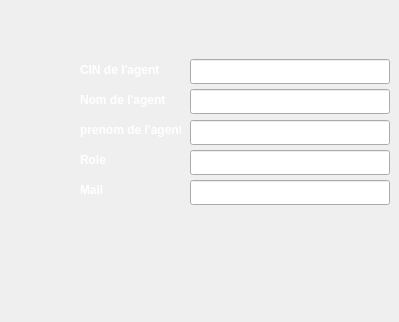
    <widget class="QWidget" name="page_11">
     <widget class="QPushButton" name="retour_8">
      <property name="geometry">
       <rect>
        <x>70</x>
        <y>270</y>
        <width>41</width>
        <height>41</height>
       </rect>
      </property>
      <property name="styleSheet">
       <string notr="true">QPushButton {
            color: white;
            border-image: url(:/img/fleche.png) 3 10 3 10;
            border-top: 3px transparent;
            border-bottom: 3px transparent;
            border-right: 10px transparent;
            border-left: 10px transparent;
        }</string>
      </property>
      <property name="text">
       <string/>
      </property>
     </widget>
     <widget class="QLineEdit" name="mail_agent_aj">
      <property name="geometry">
       <rect>
        <x>190</x>
        <y>180</y>
        <width>200</width>
        <height>25</height>
       </rect>
      </property>
     </widget>
     <widget class="QLabel" name="label_ecrivant_8">
      <property name="geometry">
       <rect>
        <x>80</x>
        <y>120</y>
        <width>101</width>
        <height>21</height>
       </rect>
      </property>
      <property name="text">
       <string>&lt;html&gt;&lt;head/&gt;&lt;body&gt;&lt;p&gt;&lt;span style=&quot; font-weight:600; color:#ffffff;&quot;&gt;prenom de l'agent&lt;/span&gt;&lt;/p&gt;&lt;/body&gt;&lt;/html&gt;</string>
      </property>
     </widget>
     <widget class="QLineEdit" name="role_agent_aj">
      <property name="geometry">
       <rect>
        <x>190</x>
        <y>150</y>
        <width>200</width>
        <height>25</height>
       </rect>
      </property>
     </widget>
     <widget class="QLabel" name="label_nbrPages_4">
      <property name="geometry">
       <rect>
        <x>80</x>
        <y>150</y>
        <width>111</width>
        <height>21</height>
       </rect>
      </property>
      <property name="text">
       <string>&lt;html&gt;&lt;head/&gt;&lt;body&gt;&lt;p&gt;&lt;span style=&quot; font-weight:600; color:#ffffff;&quot;&gt;Role&lt;/span&gt;&lt;/p&gt;&lt;/body&gt;&lt;/html&gt;</string>
      </property>
     </widget>
     <widget class="QLabel" name="label_ID_12">
      <property name="geometry">
       <rect>
        <x>80</x>
        <y>60</y>
        <width>91</width>
        <height>21</height>
       </rect>
      </property>
      <property name="text">
       <string>&lt;html&gt;&lt;head/&gt;&lt;body&gt;&lt;p&gt;&lt;span style=&quot; font-weight:600; color:#ffffff;&quot;&gt;CIN de l'agent&lt;/span&gt;&lt;/p&gt;&lt;/body&gt;&lt;/html&gt;</string>
      </property>
     </widget>
     <widget class="QLineEdit" name="cin_agent_aj">
      <property name="geometry">
       <rect>
        <x>190</x>
        <y>59</y>
        <width>200</width>
        <height>25</height>
       </rect>
      </property>
     </widget>
     <widget class="QLabel" name="label_langue_4">
      <property name="geometry">
       <rect>
        <x>80</x>
        <y>180</y>
        <width>81</width>
        <height>21</height>
       </rect>
      </property>
      <property name="text">
       <string>&lt;html&gt;&lt;head/&gt;&lt;body&gt;&lt;p&gt;&lt;span style=&quot; font-weight:600; color:#ffffff;&quot;&gt;Mail&lt;/span&gt;&lt;/p&gt;&lt;/body&gt;&lt;/html&gt;</string>
      </property>
     </widget>
     <widget class="QLineEdit" name="prenom_agent_aj">
      <property name="geometry">
       <rect>
        <x>190</x>
        <y>120</y>
        <width>200</width>
        <height>25</height>
       </rect>
      </property>
     </widget>
     <widget class="QPushButton" name="pushButton_7">
      <property name="geometry">
       <rect>
        <x>240</x>
        <y>290</y>
        <width>75</width>
        <height>23</height>
       </rect>
      </property>
      <property name="styleSheet">
       <string notr="true">QPushButton {
            color: white;
            border-image: url(:/img/valid.png) 3 10 3 10;
            border-top: 3px transparent;
            border-bottom: 3px transparent;
            border-right: 10px transparent;
            border-left: 10px transparent;
        }</string>
      </property>
      <property name="text">
       <string/>
      </property>
     </widget>
     <widget class="QLabel" name="label_livre_8">
      <property name="geometry">
       <rect>
        <x>80</x>
        <y>90</y>
        <width>91</width>
        <height>21</height>
       </rect>
      </property>
      <property name="text">
       <string>&lt;html&gt;&lt;head/&gt;&lt;body&gt;&lt;p&gt;&lt;span style=&quot; font-weight:600; color:#ffffff;&quot;&gt;Nom de l'agent&lt;/span&gt;&lt;/p&gt;&lt;/body&gt;&lt;/html&gt;</string>
      </property>
     </widget>
     <widget class="QLineEdit" name="nom_agent_aj">
      <property name="geometry">
       <rect>
        <x>190</x>
        <y>89</y>
        <width>200</width>
        <height>25</height>
       </rect>
      </property>
     </widget>
    </widget>
